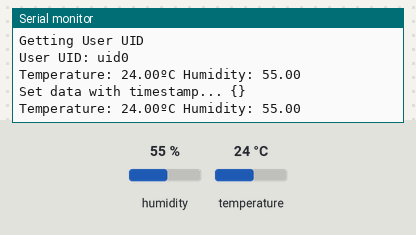
Recording of a sketch running on a simulated ESP32. On the bench: the last lines printed to the serial monitor. Inputs (shaded band) come from the test bench; at power-on: humidity 55 %, temperature 24 °C. WiFi joins after 1.5 s; servers stay silent unless stated.

Above: at 2.7 s.
2.8 s: humidity set to 22 %
At 5.4 s:
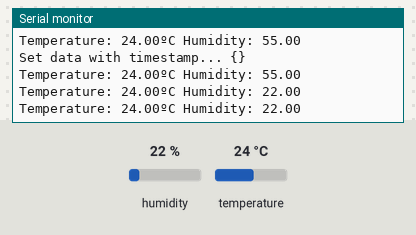
5.6 s: temperature set to 12 °C
At 6.7 s:
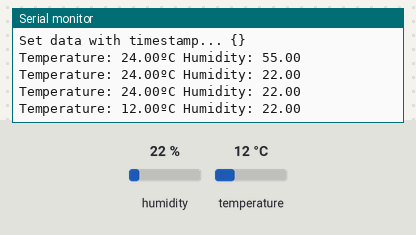
8.4 s: humidity set to 40 %
At 10.3 s:
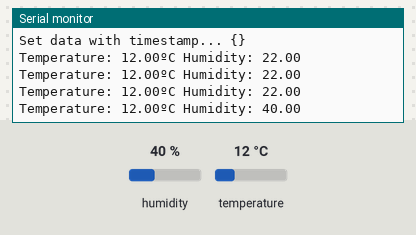
Timing chart, 0 to 11.8 s (numbered marks = the images above; inputs shaded):
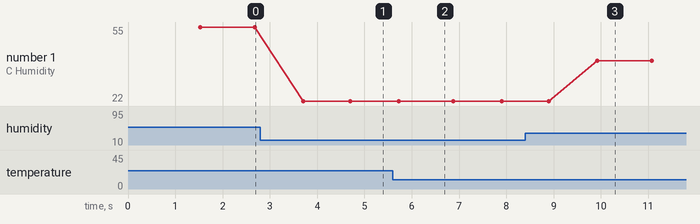

The sketch:

esp_code.ino
```cpp
//Firebase=================================================
//WiFi
//Firebase
#include <Arduino.h>
#include <WiFi.h>
#include <FirebaseESP32.h>
// Provide the token generation process info.
#include <addons/TokenHelper.h>
// Provide the RTDB payload printing info and other helper functions.
#include <addons/RTDBHelper.h>
/* 1. Define the WiFi credentials */
#define WIFI_SSID "Autobonics_4G"
#define WIFI_PASSWORD "autobonics@27"
// For the following credentials, see examples/Authentications/SignInAsUser/EmailPassword/EmailPassword.ino
/* 2. Define the API Key */
#define API_KEY "AIzaSyBvKqPRgWXhX-a_UIXwgaYAoumwrmeSfzg"
/* 3. Define the RTDB URL */
#define DATABASE_URL "https://air-guard-127e8-default-rtdb.asia-southeast1.firebasedatabase.app/" //<databaseName>.firebaseio.com or <databaseName>.<region>.firebasedatabase.app
/* 4. Define the user Email and password that alreadey registerd or added in your project */
#define USER_EMAIL "device@gmail.com"
#define USER_PASSWORD "12345678"
// Define Firebase Data object
FirebaseData fbdo;
FirebaseAuth auth;
FirebaseConfig config;
unsigned long sendDataPrevMillis = 0;
// Variable to save USER UID
String uid;
//Databse
String path;

//===============================
#include "DHT.h"
#define DHT11PIN 33
DHT dht(DHT11PIN, DHT11);

float humi;
float temp;

void setup()
{

  Serial.begin(115200);
/* Start the DHT11 Sensor */
  dht.begin();

  ///=============
  //WIFI
  WiFi.begin(WIFI_SSID, WIFI_PASSWORD);
  Serial.print("Connecting to Wi-Fi");
  unsigned long ms = millis();
  while (WiFi.status() != WL_CONNECTED)
  {
    Serial.print(".");
    delay(300);
  }
  Serial.println();
  Serial.print("Connected with IP: ");
  Serial.println(WiFi.localIP());
  Serial.println();


  //FIREBASE
  Serial.printf("Firebase Client v%s\n\n", FIREBASE_CLIENT_VERSION);
  /* Assign the api key (required) */
  config.api_key = API_KEY;

  /* Assign the user sign in credentials */
  auth.user.email = USER_EMAIL;
  auth.user.password = USER_PASSWORD;

  /* Assign the RTDB URL (required) */
  config.database_url = DATABASE_URL;

  /* Assign the callback function for the long running token generation task */
  config.token_status_callback = tokenStatusCallback; // see addons/TokenHelper.h

  // Limit the size of response payload to be collected in FirebaseData
  fbdo.setResponseSize(2048);

  Firebase.begin(&config, &auth);

  // Comment or pass false value when WiFi reconnection will control by your code or third party library
  Firebase.reconnectWiFi(true);

  Firebase.setDoubleDigits(5);

  config.timeout.serverResponse = 10 * 1000;

  // Getting the user UID might take a few seconds
  Serial.println("Getting User UID");
  while ((auth.token.uid) == "") {
    Serial.print('.');
    delay(1000);
  }
  // Print user UID
  uid = auth.token.uid.c_str();
  Serial.print("User UID: ");
  Serial.println(uid);

  path = "devices/" + uid + "/reading";
}


void updateData(){
  if (Firebase.ready() && (millis() - sendDataPrevMillis > 4000 || sendDataPrevMillis == 0))
  {
    sendDataPrevMillis = millis();
    FirebaseJson json;
    json.set("temp", temp);
    json.set("humi", humi);
    // json.set("speed", speed_kmph);
    // json.set("temp", temp);
    // json.set("sos", isSos);
    // json.set("acl_x", acl_x);
    // json.set("acl_y", acl_y);
    // json.set("acl_z", acl_z);
    // json.set("gyro_x", gyro_x);
    // json.set("gyro_y", gyro_y);
    // json.set("gyro_z", gyro_z);
    json.set(F("ts/.sv"), F("timestamp"));
    // Serial.printf("Set json... %s\n", Firebase.RTDB.set(&fbdo, path.c_str(), &json) ? "ok" : fbdo.errorReason().c_str());
    Serial.printf("Set data with timestamp... %s\n", Firebase.setJSON(fbdo, path.c_str(), json) ? fbdo.to<FirebaseJson>().raw() : fbdo.errorReason().c_str());
    Serial.println("");
  }
}

void loop()
{
  readDht();
  updateData();
}


void readDht(){
  humi = dht.readHumidity();
  temp = dht.readTemperature();
  Serial.print("Temperature: ");
  Serial.print(temp);
  Serial.print("ºC ");
  Serial.print("Humidity: ");
  Serial.println(humi);
  delay(1000);
}
```

Measured:
- after the input at 2.8 s, the serial monitor: prints a new line after 0.90 s (image 1)
- after the input at 5.6 s, the serial monitor: prints a new line after 0.13 s (image 2)
- after the input at 8.4 s, the serial monitor: prints a new line after 1.5 s (image 3)
- plotted number 1: 55 → 22 after the input at 2.8 s, 22 → 40 after the input at 8.4 s
